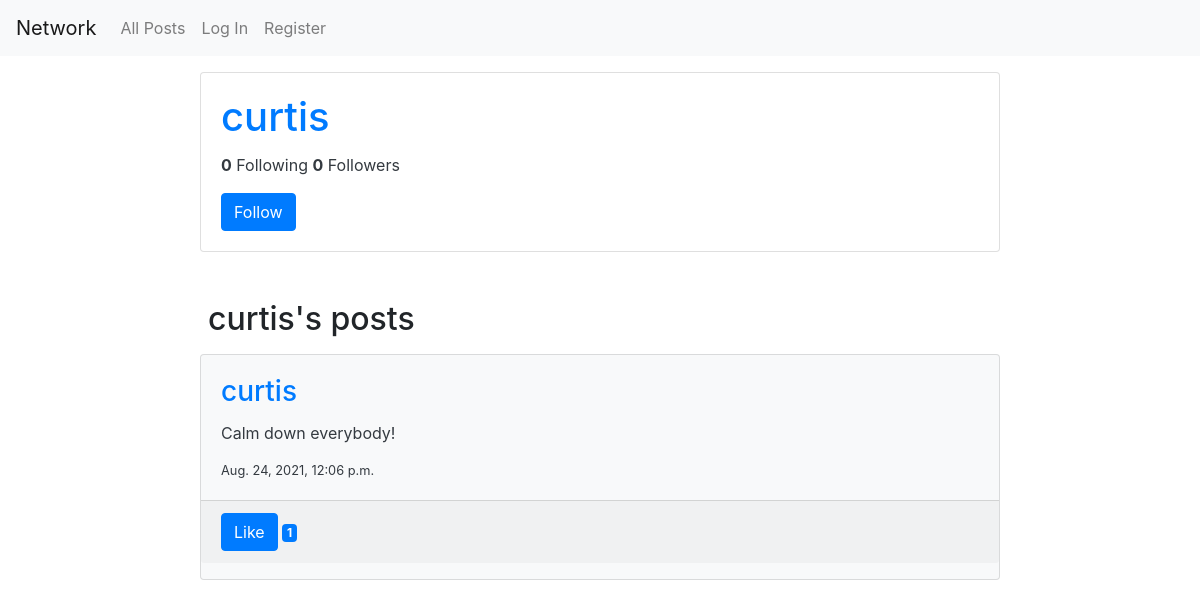
/profile/curtis, run on an earlier commit of the app's database.
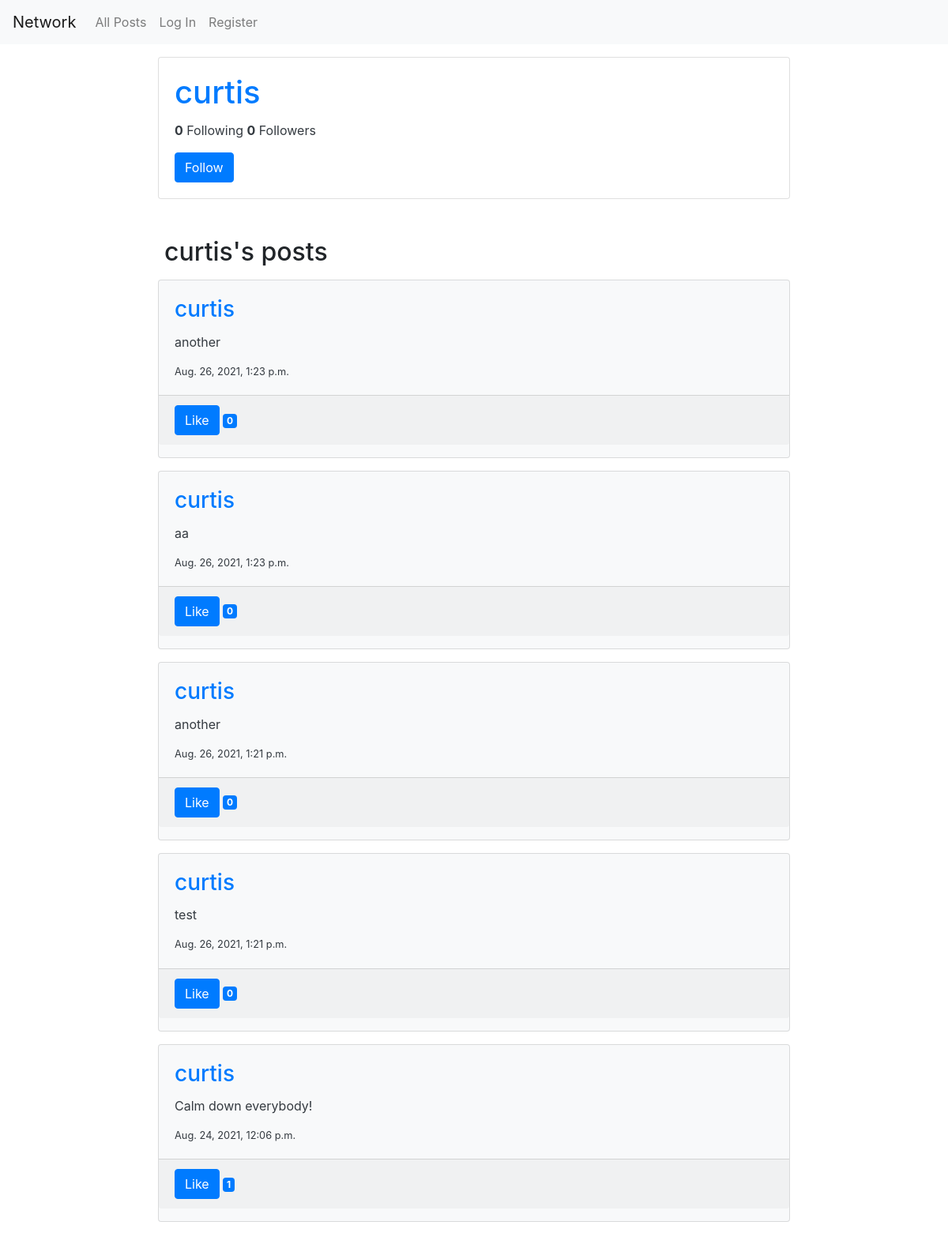
And on a later commit of the database.
### network/models.py (models this page shows, shortened)
class User(AbstractUser):
    def __str__(self):
        return f"{self.username}"

class Post(models.Model):
    poster = models.ForeignKey(User, on_delete=models.CASCADE, related_name="posts")
    content = models.CharField(max_length=280)
    created = models.DateTimeField(auto_now_add=True)
    updated = models.DateTimeField(auto_now=True)

### network/views.py (the view)
# urls.py: path("profile/<str:profilename>", views.profile, name="profile"),
def profile(request, profilename):
    user_id = request.user.id
    try:
        profile_id = User.objects.get(username=profilename).pk
        profile_posts = Post.objects.filter(poster=profile_id).values()
        profile_posts = get_post_data(profile_posts, user_id)
        paginator = Paginator(profile_posts, 10)
        page_number = request.GET.get('page')
        page_obj = paginator.get_page(page_number)
        followers = Follow.objects.filter(followed=profile_id, follow_status=True).count()
        follows = Follow.objects.filter(follower=profile_id, follow_status=True).count()
        try:
            Follow.objects.get(followed=profile_id, follower=user_id, follow_status=True)
            follow_button = "Unfollow"
        except:
            follow_button = "Follow"
        context = {
            "profilename": profilename,
            "page_obj": page_obj,
            "followers": followers,
            "follows": follows,
            "follow_button": follow_button
        }
    except:
        message = "No user with that profile name exists."
        context = {
            "profilename": profilename,
            "message": message
        }
    return render(request, "network/profile.html", context)

### network/views.py (called while the page is built)
def get_post_data(posts, user_id):
    posts = list(posts)
    posts.sort(key=lambda post:post['created'], reverse=True)
    for post in posts:
        poster_id = post['poster_id']
        poster = User.objects.get(pk=poster_id).username
        post['poster'] = poster
        post_id = post['id']
        likes = Like.objects.filter(liked_post=post_id, like_status=True)
        likes_count = likes.count() #### no need convert to list to get count?
        post['likes_count'] = likes_count
        likes_by_user = list(likes.filter(liker=user_id, like_status=True))
        if likes_by_user == []:
            like_button = "Like"
        else:
            like_button = "Unlike"
        post['like_button'] = like_button
    return posts

### network/templates/network/profile.html (shortened to what this page needs)
{% extends "network/layout.html" %}
{% load static %}
{% block body %}
    {% if message %}
        {{message}}
    {% else %}
        <div id="profile-info">
            <div class="card text-dark m-3 mx-auto" style="width: 50rem;">
                <div class="card-body">
                    <h1 class="card-title"><a href="{% url 'profile' profilename %}">{{profilename}}</a></h5>
                    <p class="card-text">
                        <strong>{{follows}}</strong> Following
                        <strong>{{followers}}</strong> Followers
                    </p>
                    {% if user.username != profilename %}
                        <p class="card-text">
                            <button type="submit" class="btn btn-primary follow-button" id="follow-button-{{profilename}}">{{follow_button}}</button>
                        </p>
                    {% endif %}
                </div>
            </div>
        </div>
        <div id="profile-posts">
            <h2 class="mx-auto mt-5" style="width: 49rem;">
                {{profilename}}'s posts
            </h2>
            {% for post in page_obj %}
                <div class="card text-dark bg-light m-3 mx-auto" style="width: 50rem;">
                    <div class="card-body">
                        <h3 class="card-title"><a href="{% url 'profile' post.poster %}">{{post.poster}}</a></h5>
                        <p class="card-text">{{post.content}}</p>
                        <p class="card-text small">{{post.created}}</p>
                    </div>
                    <p class="card-footer">
                        <button type="submit" class="btn btn-primary like-button" id="like-button-{{post.id}}">{{post.like_button}}</button>
                        <span class="badge badge-primary like-badge" id="like-badge-{{post.id}}">{{post.likes_count}}</span>
                    </p>
                </div>
            {% endfor %}
        </div>
    {% endif %}
{% endblock %}

### network/templates/network/layout.html (shortened to what this page needs)
{% load static %}
<!DOCTYPE html>
<html lang="en">
    <head>
        <link rel="stylesheet" href="https://stackpath.bootstrapcdn.com/bootstrap/4.4.1/css/bootstrap.min.css">
        <link href="{% static 'network/styles.css' %}" rel="stylesheet">
    </head>
    <body>
        <nav class="navbar navbar-expand-lg navbar-light bg-light">
            <a class="navbar-brand" href="{% url 'index' %}">Network</a>
            <div>
              <ul class="navbar-nav mr-auto">
                <li class="nav-item">
                  <a class="nav-link" href="{% url 'index' %}">All Posts</a>
                </li>
                {% if user.is_authenticated %}
                    <li class="nav-item">
                        <a class="nav-link" href="#">Following</a>
                    </li>
                    <li class="nav-item">
                        <a class="nav-link" href="{% url 'logout' %}">Log Out</a>
                    </li>
                {% else %}
                    <li class="nav-item">
                        <a class="nav-link" href="{% url 'login' %}">Log In</a>
                    </li>
                    <li class="nav-item">
                        <a class="nav-link" href="{% url 'register' %}">Register</a>
                    </li>
                {% endif %}
              </ul>
            </div>
          </nav>
        <div class="body">
            {% block body %}
            {% endblock %}
        </div>
    </body>
</html>

What changed in the data, as far as the page shows it:
added Post: poster "curtis", content "another", created "Aug. 26, 2021, 1:23 p.m.", like_button "Like", likes_count "0"
added Post: poster "curtis", content "aa", created "Aug. 26, 2021, 1:23 p.m.", like_button "Like", likes_count "0"
added Post: poster "curtis", content "another", created "Aug. 26, 2021, 1:21 p.m.", like_button "Like", likes_count "0"
added Post: poster "curtis", content "test", created "Aug. 26, 2021, 1:21 p.m.", like_button "Like", likes_count "0"
